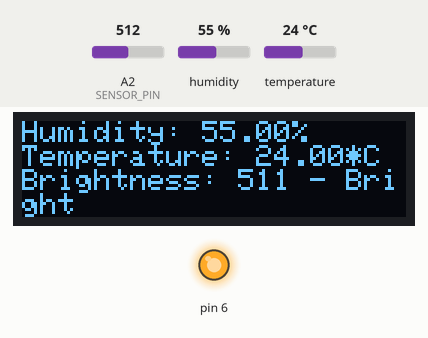
This sketch was run on a simulated Arduino Uno, built with avr-gcc and run on an emulated ATmega328P. Parts: 128×32 one-colour display, output pins drawn as LEDs (lit = HIGH). Inputs (shaded band) come from the test bench; at power-on: humidity 55 %, A2 (SENSOR_PIN) = 512, temperature 24 °C. The display library's start-up logo is not drawn; what the sketch prints to the serial monitor is not drawn.

Above: at 3.9 s.
4.0 s: humidity set to 22 %
At 6.3 s:
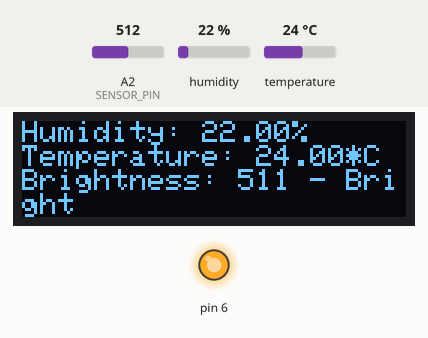
7.2 s: A2 (SENSOR_PIN) set to 716
At 9.3 s:
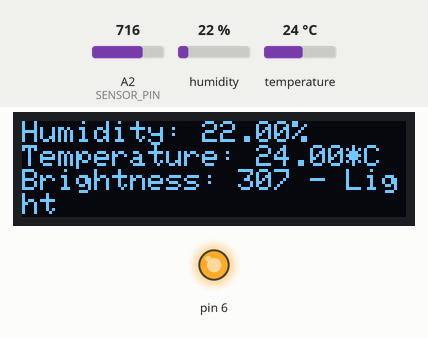
9.7 s: A2 (SENSOR_PIN) set to 900
At 11.1 s:
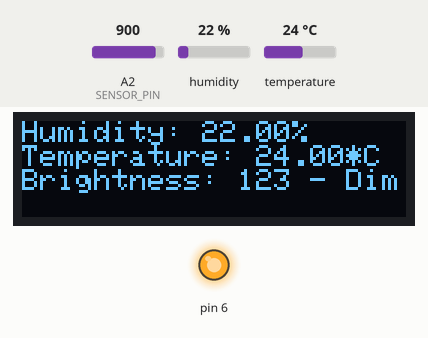
12.1 s: A2 (SENSOR_PIN) set to 1023
At 14.1 s:
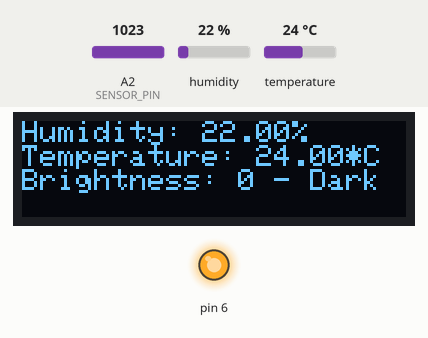
14.6 s: A2 (SENSOR_PIN) set to 214
At 15.9 s:
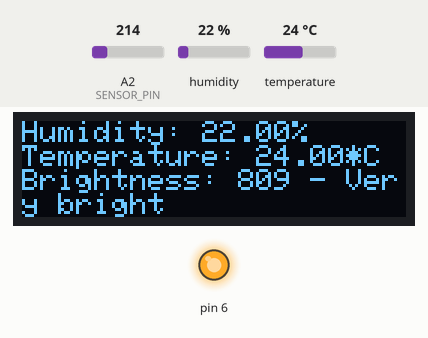
17.1 s: A2 (SENSOR_PIN) set to 184
At 19.0 s:
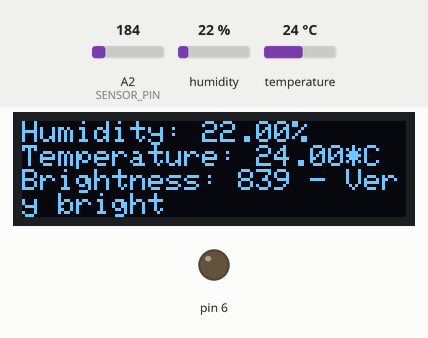
Timing chart, 0 to 20.5 s (numbered marks = the images above; inputs shaded):
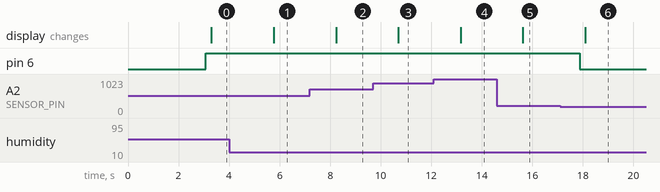

Measured:
- the behaviour switches between 200 and 199 on A2 (SENSOR_PIN) (found by bisection; images 5 and 6)
- after the input at 4.0 s, the display: changes after 1.8 s (image 1)
- after the input at 7.2 s, the display: changes after 1.0 s (image 2)
- after the input at 9.7 s, the display: changes after 1.0 s (image 3)
- after the input at 12.1 s, the display: changes after 1.1 s (image 4)
- after the input at 14.6 s, the display: changes after 1.0 s (image 5)
- after the input at 17.1 s, pin 6: HIGH → LOW after 0.77 s; the display: changes after 0.99 s (image 6)

The sketch:

512.ino
```cpp
#include <Wire.h>
#include <SPI.h>
#include <Adafruit_Sensor.h>
#include <Adafruit_BME280.h>
#include <Adafruit_GFX.h>
#include <Adafruit_SSD1306.h>
#include "Adafruit_VEML7700.h"
#include "DHT.h"

#define DHTPIN 3     // Digital pin connected to the DHT sensor
#define DHTTYPE DHT11   // DHT 11
#define SENSOR_PIN 2 //Analigue pin to photoresistor

/*#include <SPI.h>
#define BME_SCK 18
#define BME_MISO 19
#define BME_MOSI 23
#define BME_CS 5*/

//#define SEALEVELPRESSURE_HPA (1013.25)

//Adafruit_BME280 bme; // I2C
//Adafruit_BME280 bme(BME_CS); // hardware SPI
//Adafruit_BME280 bme(BME_CS, BME_MOSI, BME_MISO, BME_SCK); // software SPI
//Adafruit_VEML7700 veml = Adafruit_VEML7700();
Adafruit_SSD1306 display = Adafruit_SSD1306(128, 32, &Wire);
DHT dht(DHTPIN, DHTTYPE);
int LEDbrightness;

unsigned long delayTime;
int value = 0;
int photocellReading;
char bright[] = "Bright";
char dark[] = "Dark";


void setup() {
  Serial.begin(9600);
  /**Set Up Temperature Sensor*/
  Serial.println(F("DHTxx test!"));
  dht.begin();


  pinMode(6,OUTPUT);
  // by default, we'll generate the high voltage from the 3.3v line internally! (neat!)
  display.begin(SSD1306_SWITCHCAPVCC, 0x3C);  // initialize with the I2C addr 0x3C (for the 128x64)
   // init done
  display.display();
  delay(2000);
  display.clearDisplay();
  display.display();
  display.setTextSize(1.2);
  display.setTextColor(WHITE);


}


void loop() {

  display.setCursor(0,0);

  display.clearDisplay();

  // Wait a few seconds between measurements.
  delay(1000);

  // Reading temperature or humidity takes about 250 milliseconds!
  // Sensor readings may also be up to 2 seconds 'old' (its a very slow sensor)
  float h = dht.readHumidity();
  // Read temperature as Celsius (the default)
  float t = dht.readTemperature();
  // Read temperature as Fahrenheit (isFahrenheit = true)
  float f = dht.readTemperature(true);

  // Check if any reads failed and exit early (to try again).
  if (isnan(h) || isnan(t) || isnan(f)) {
    display.println(F("Failed to read from DHT sensor!"));
      display.display();

    return;
  }

  // Compute heat index in Fahrenheit (the default)
  float hif = dht.computeHeatIndex(f, h);
  // Compute heat index in Celsius (isFahreheit = false)
  float hic = dht.computeHeatIndex(t, h, false);

  //read Photoresistor value
  value = analogRead(SENSOR_PIN);
  if(value > 200){
    digitalWrite(6,HIGH);
  }
  if(value < 200){
    digitalWrite(6,LOW);

  }

  delay(100);

  int photocellReading = 1023 - value;

  display.print(F("Humidity: "));
  display.print(h);
  display.println("%");
  display.print(F("Temperature: "));
  display.print(t);
  display.println(F("*C "));
  display.print("Brightness: ");
  display.print(photocellReading);
    if (photocellReading < 10) {
    display.println(" - Dark");
  } else if (photocellReading < 200) {
    display.println(" - Dim");
  } else if (photocellReading < 500) {
    display.println(" - Light");
  } else if (photocellReading < 800) {
    display.println(" - Bright");
  } else {
    display.println(" - Very bright");
  }
  delay(100);

  //display.print(F("°F  Heat index: "));
  //display.print(hic);
  //display.print(F("°C "));
  //display.print(hif);
  //display.println(F("°F"));
    display.display();


  /**Serial.print("Temperature = "); Serial.print(bme.readTemperature()); Serial.println(" *C");
  display.print("Temperature: "); display.print(bme.readTemperature()); display.println(" *C");

  Serial.print("Pressure = "); Serial.print(bme.readPressure() / 100.0F); Serial.println(" hPa");
  display.print("Pressure: "); display.print(bme.readPressure() / 100.0F); display.println(" hPa");

  Serial.print("Humidity = "); Serial.print(bme.readHumidity()); Serial.println(" %");
  display.print("Humidity: "); display.print(bme.readHumidity()); display.println(" %");

  float luxValue = veml.readLux();

  Serial.print("Lux "); Serial.println(luxValue);
  display.print("Lux "); display.println(luxValue);
  digitalWrite(6,HIGH);
  if(luxValue < 300){
    digitalWrite(6,LOW);
  }

  Serial.println();
  display.display();


  delay(1000);
  */

}
```
